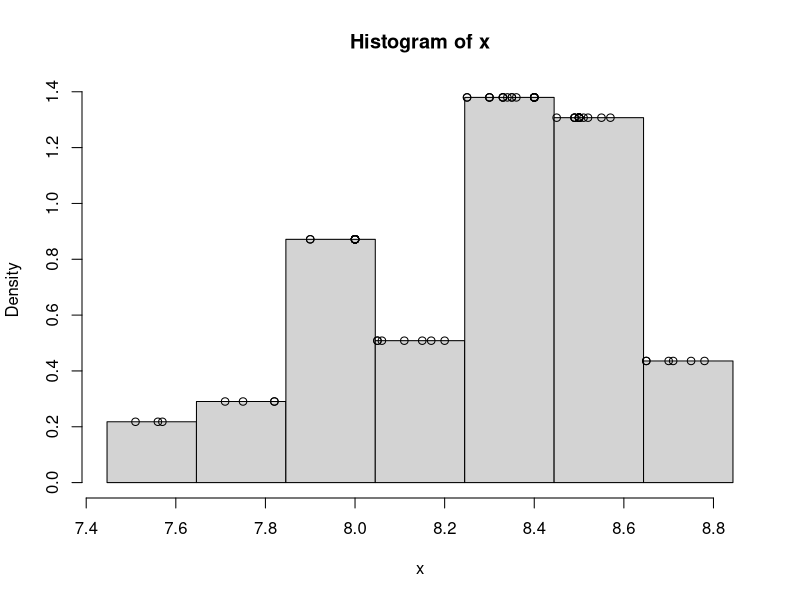
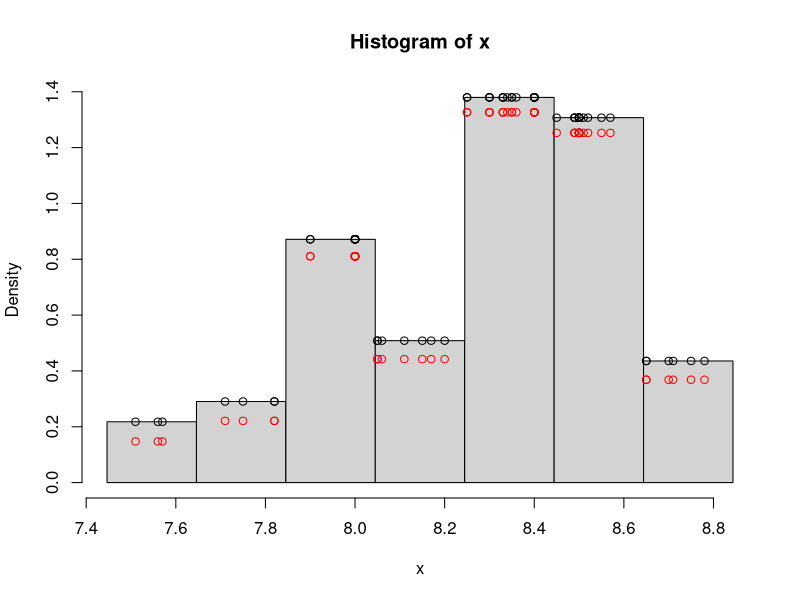
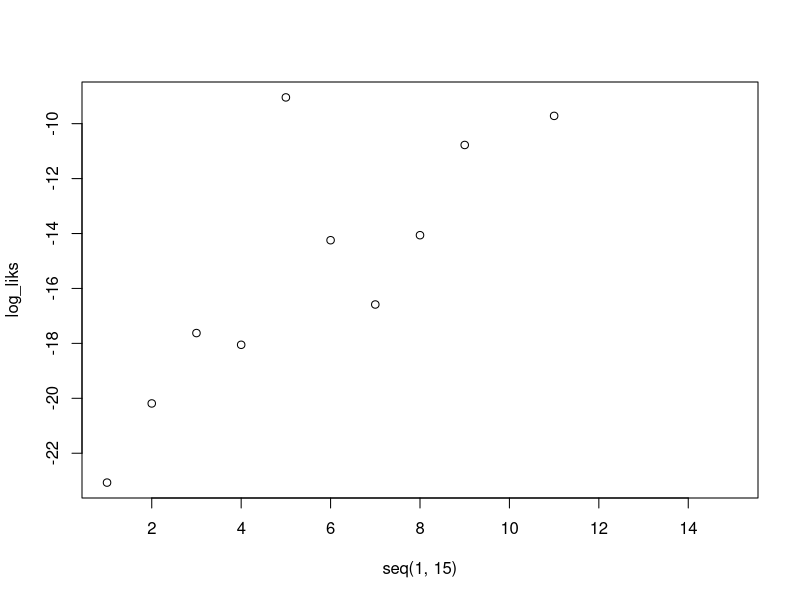
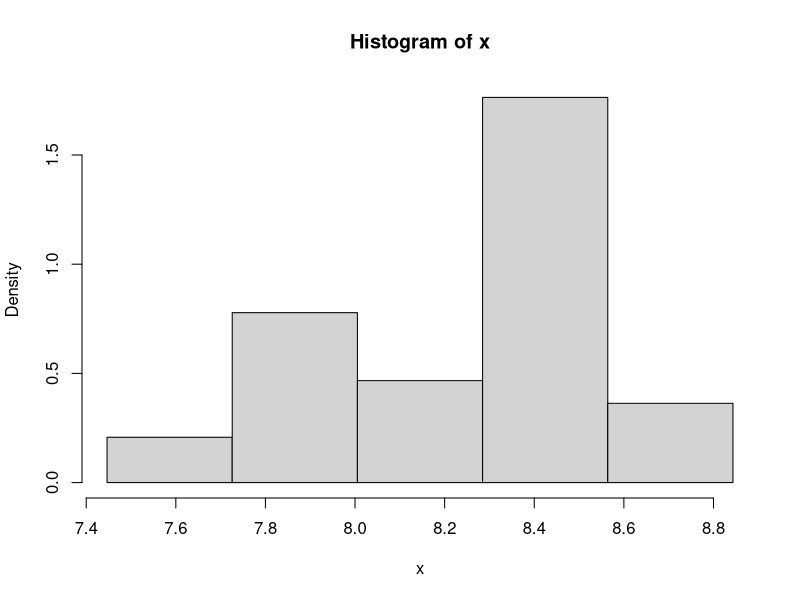
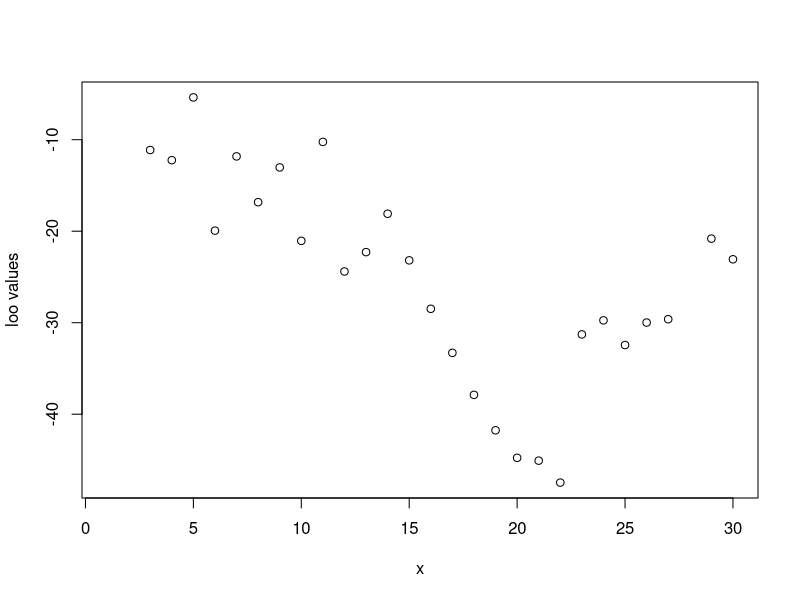
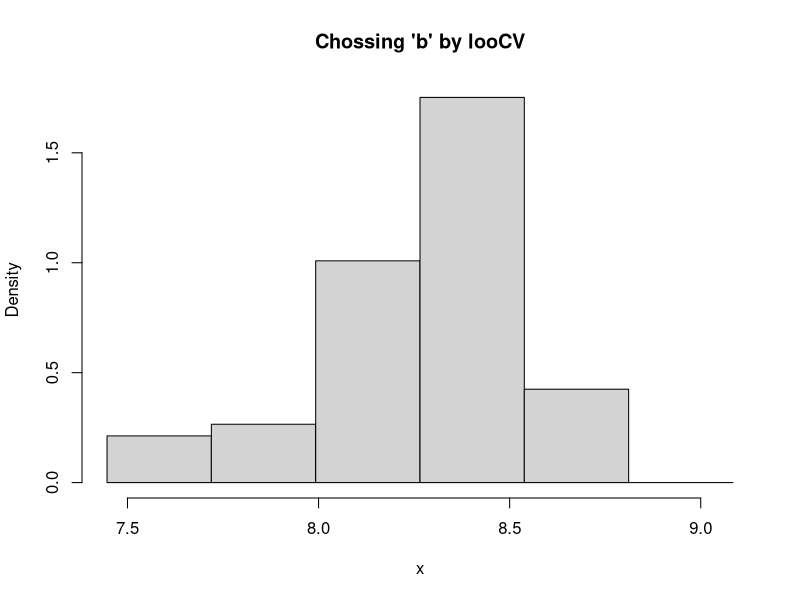
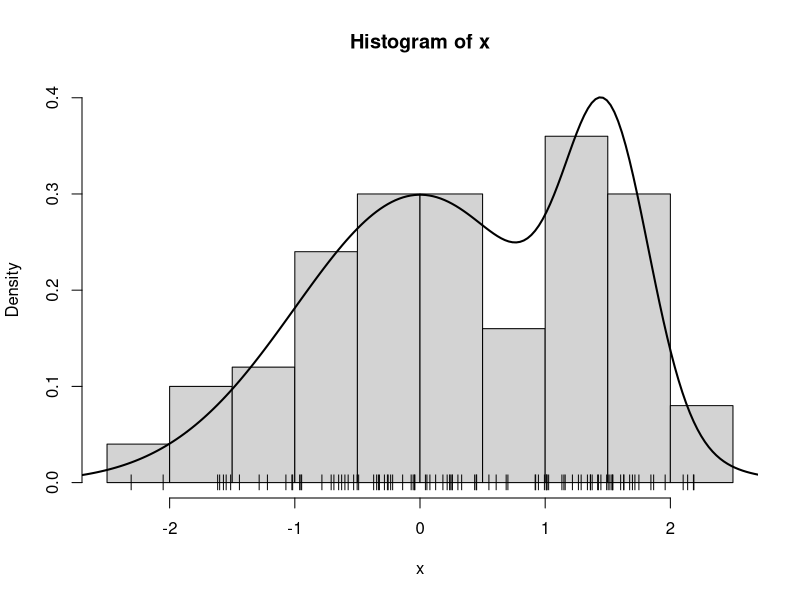
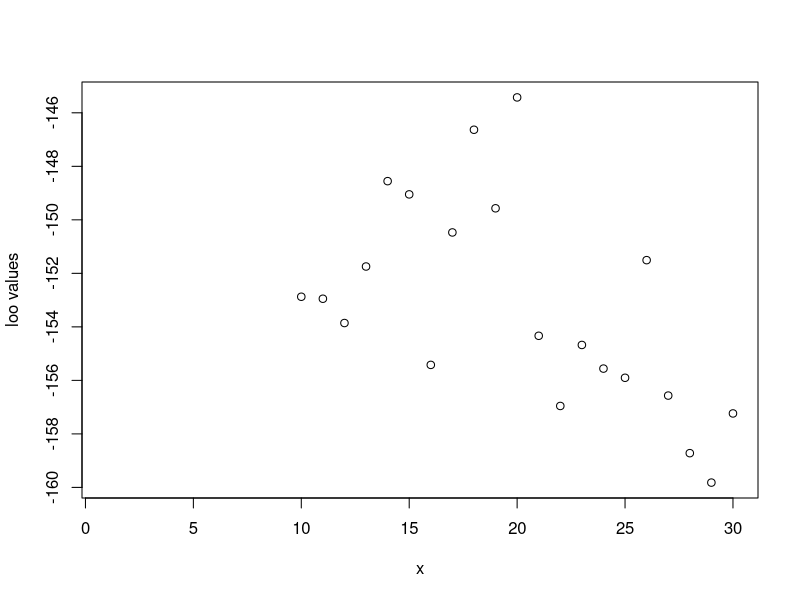

These figures' R source, in order:
## ---- chunk 1
knitr::opts_chunk$set(echo = TRUE)
## ---- chunk 2
cdrate.df <-read.table("./cdrate.dat.txt")
x <- cdrate.df[,1]
## ---- chunk 3
A <- min(x)-.05*diff(range(x)) 
Z <- max(x)+.05*diff(range(x))
nbr <- 7

hx <- hist(x,breaks=seq(A,Z,length=nbr+1),freq=F)
hx_f <- stepfun(hx$breaks,c(0,hx$density,0))
points(x, hx_f(x))
## ---- chunk 4
n <- length(x)
b <- hx$breaks[2]-hx$breaks[1]
hx_f2 <- (n/(n-1)* hx_f(x))- 1/((n-1)*b) 
hx_f2[abs(hx_f2) < 1e-05] <- 0

A <- min(x)-.05*diff(range(x)) 
Z <- max(x)+.05*diff(range(x))
nbr <- 7

hx <- hist(x,breaks=seq(A,Z,length=nbr+1),freq=F)
hx_f <- stepfun(hx$breaks,c(0,hx$density,0))
points(x, hx_f(x))
points(x, hx_f2, col="red")
## ---- chunk 5
if (any(hx_f2 == 0)) {
  looCV_log_lik_7 <- -Inf
} else {
  # Calculate the log-likelihood if hx_f2 is not zero
  looCV_log_lik_7 <- sum(log(hx_f2))
}
looCV_log_lik_7
## ---- chunk 6
#sum of the product of the hx_f2 vector plot histograms for different number of breaks nbr

log_liks = list()

A <- min(x)-.05*diff(range(x)) 
Z <- max(x)+.05*diff(range(x))
n <- length(x)

for (nbr in c(1:15)){
  hx_i <- hist(x,breaks=seq(A,Z,length=nbr+1), plot = FALSE)
  hx_f_i <- stepfun(hx_i$breaks,c(0,hx_i$density,0))
  b <- hx_i$breaks[2]-hx_i$breaks[1]
  hx_f2_i <- (n/(n-1)* hx_f_i(x)) - 1/((n-1)*b)
  hx_f2_i[abs(hx_f2_i) < 1e-05] <- 0
  
  if (any(hx_f2_i == 0)) {
    looCV_log_lik <- -Inf
  } else {
  # Calculate the log-likelihood if hx_f2 is not zero
    looCV_log_lik <- sum(log(hx_f2_i))
  }
  #print(paste("nbr", nbr,"->", looCV_log_lik))
  log_liks <- append(log_liks, looCV_log_lik) 
}

plot(seq(1, 15), log_liks, type = "p")
nbr_opt <- which.max(log_liks)
hist(x,breaks=seq(A,Z,length=nbr_opt+1),freq=F)

## ---- chunk 7
b_set <- seq((Z-A)/15, (Z-A)/1, length=30)

b_max_log_lik <- function(b_set, x){
  
  log_liks_b = list()
  n <- length(x)
  
  for(b in b_set){
    hx <- hist(x, breaks=seq(A, Z+b, by=b), plot=F)
    
    # compute histogram estimator
    hx_f <- stepfun(hx$breaks,c(0,hx$density,0))
    hx_f2 <- (n/(n-1)* hx_f(x))- 1/((n-1)*b)
    hx_f2[abs(hx_f2) < 1e-05] <- 0
    
    if (any(hx_f2 == 0)) {
      looCV_log_lik_b <- -Inf
    } else {
    # Calculate the log-likelihood if hx_f2 is not zero
      looCV_log_lik_b <- sum(log(hx_f2))
    }
    #looCV_log_lik_b <- sum(log(hx_f2))
    log_liks_b <- append(log_liks_b, looCV_log_lik_b)
    
  }
  
  plot(x=seq(1,30),log_liks_b, type = "p", xlab="x", ylab="loo values")
  b_opt <- which.max(log_liks_b)
  
  b <- b_set[b_opt]
  print(b)
  return(b)
}

b <- b_max_log_lik(b_set, x)

hx <- hist(x, breaks=seq(A, Z+b, by=b), plot=F)
plot(hx, freq = FALSE, main="Chossing 'b' by looCV")

## ---- chunk 8
# graph.mixt
# Input:
#    k: number mixture components
#    mu: vector of length k with the mean values of the k normals
#    sigma: vector of length k with the st.dev. values of the k normals
#    alpha: vector of length k with the weights of each normal
#    graphic: logical value indicating if the mixture density must be plotted
#    ...: Other parameters passed to plot()
#
# Output:
#    L, U: extremes of the interval where the mixture density is plotted
#    x: points at which the mixture density is evaluated 
#    fx: value of the mixture density at x
#
graph.mixt<-
function(k=1, mu=seq(-2*(k-1),2*(k-1),length=k), sigma=seq(1,1,length=k), alpha=seq(1/k,1/k,length=k), graphic=TRUE,...)
{
   L<-min(mu-3*sigma)
   U<-max(mu+3*sigma)
         
   x<- seq(from=L,to=U,length=200)
   fx<- 0*x
   Salpha<-sum(alpha)
   for(i in 1:k){
    p<-alpha[i]/Salpha
#       fx <- fx + p*exp(-.5*((x-mu[i])/sigma[i])^2)/(sqrt(2*pi)*sigma[i])
    fx <- fx + p*dnorm(x,mu[i],sigma[i])
   }
   if (graphic){
      plot(x,fx,type="l",...)
   }
   return(list(L = L, U = U, x = x, fx = fx))
}

# sim.mixt
# Input:
#    n: number of simulated data
#    k: number mixture components
#    mu: vector of length k with the mean values of the k normals
#    sigma: vector of length k with the st.dev. values of the k normals
#    alpha: vector of length k with the weights of each normal
#    graphic: logical value indicating if the mixture density and the 
#              histogram of the simulated data must be plotted
#    ...: Other parameters passed to plot()
#
# Output:
#    x: simulated data
#
# Requires: 
#    graph.mixt
sim.mixt <- function(n=1,k=1, 
         mu=seq(-2*(k-1),2*(k-1),length=k), 
         sigma=seq(1,1,length=k), 
         alpha=seq(1/k,1/k,length=k), graphic=FALSE,...)
{
   csa<-cumsum(alpha)
   x<-runif(n)
      
   for (i in 1:n){
      comp<-sum(csa<=x[i])+1
      x[i]<-rnorm(1,mu[comp],sigma[comp])
   }
   if(graphic) {
      out<-graph.mixt(k, mu, sigma, alpha, gr=FALSE)
      hist(x,freq = FALSE,
           ylim=c(0,max(c(max(out$fx),max(hist(x,plot=FALSE)$density)))))
      lines(out$x,out$fx,lty=1,lwd=2)
   }   
   return(x)
}
## ---- chunk 9
set.seed(123)
n <- 100
mu <- c(0,3/2)
sigma <- c(1,1/3)
alpha <- c(3/4,1/4)
x <- sim.mixt(n=n, k=2, mu=mu, sigma=sigma, alpha=alpha, gr=T)
points(x,0*x,pch="|")
## ---- chunk 10
b_scott <- function(X){
  return(3.49 * sd(X) * length(X)**(-1/3))
}

A <- min(x)-.05*diff(range(x)) 
Z <- max(x)+.05*diff(range(x))

b <- b_max_log_lik(b_set, x)
hx <- hist(x, breaks=seq(A, Z+b, by=b), plot=F)
plot(hx, freq = FALSE, main="Using loo log-likelihood")

b_s <- b_scott(x)
hx_s <- hist(x, breaks=seq(A, Z+b_s, by=b_s), plot=F)
plot(hx_s, freq = FALSE, main="Using Scott formula")
## ---- chunk 11
kx <- density(x)
kx_f <- approxfun(x=kx$x, y=kx$y, method = 'linear', rule=2)

n <- length(x)
h_set <- seq(0.05,0.5, by=0.01)

log_liks_h = list()

for (h in h_set){
  kx_f2 <- (n/(n-1)) * (kx_f(x)- ((1/sqrt(2*pi))/(n*h))) # K(0) = 1/sqrt(2*pi)
  
  #kx_f2[abs(kx_f2) < 1e-05] <- 0
  
  looCV_log_lik_h <- sum(log(kx_f2[kx_f2>0]))
  log_liks_h <- append(log_liks_h, looCV_log_lik_h)
}

# plot kernel density estimator
plot(seq(0.05,0.5, by=0.01), log_liks_h, type = "l")
h <- h_set[which.max(log_liks_h)]

hx_s <-  hist(x, breaks=seq(A, Z+h, by=h), plot=F)
plot(hx_s, freq = FALSE)
